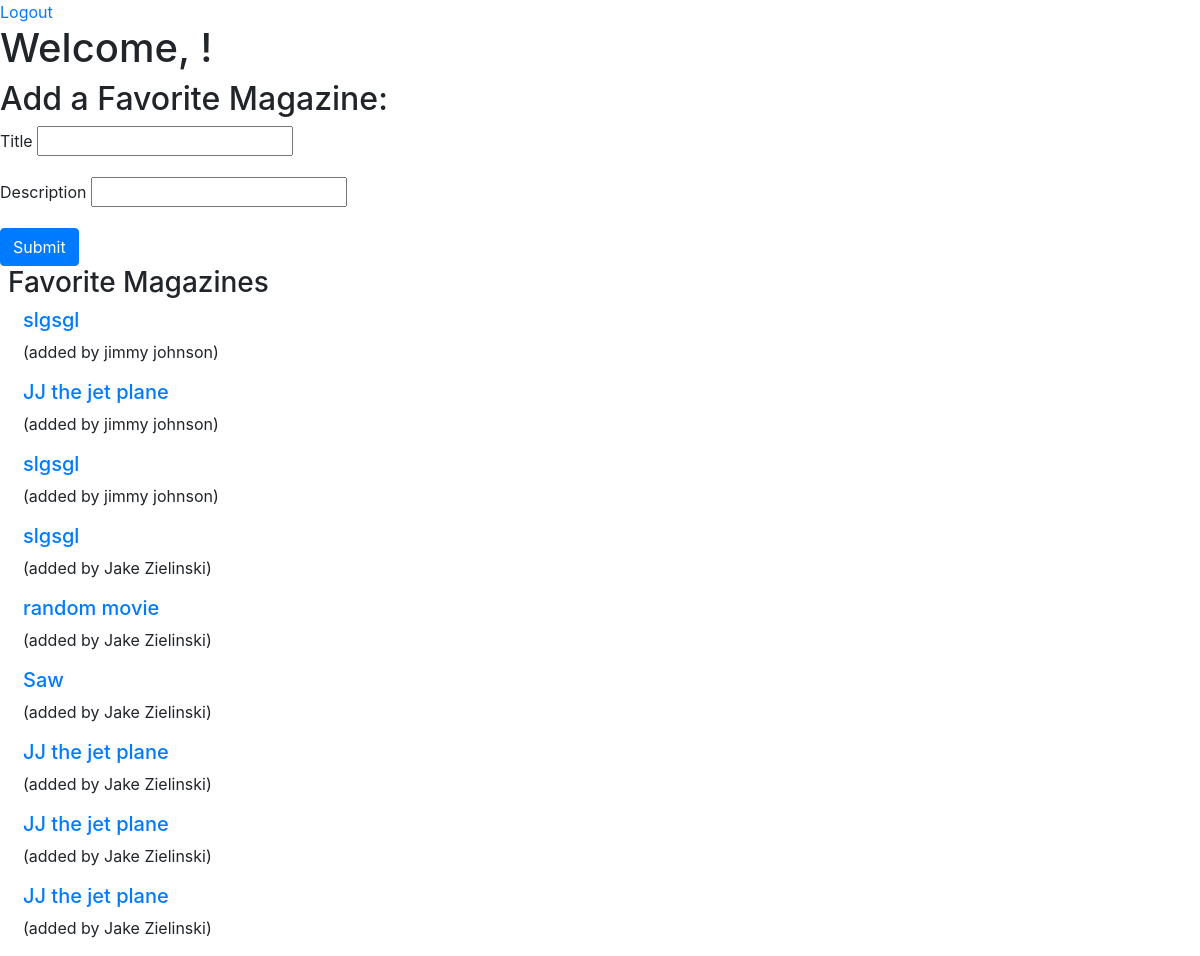
The page /magazines (signed in) on the database its author committed.
### app_three/models.py (models this page shows)
class Magazine(models.Model):
    title = models.CharField(max_length=100)
    description = models.CharField(max_length=255)
    creator = models.ForeignKey(User, related_name="has_created_magazines", on_delete=models.CASCADE)
    favorited_by = models.ManyToManyField(User, related_name="favorited_magazines")
    created_at = models.DateField(auto_now_add=True)
    updated_at = models.DateField(auto_now=True)
    objects = MagazineManager()

class User(models.Model):
    first_name = models.CharField(max_length=55)
    last_name = models.CharField(max_length=55)
    email = models.EmailField(max_length=255)
    password = models.CharField(max_length=255)
    created_at = models.DateField(auto_now_add=True)
    updated_at = models.DateField(auto_now=True)
    objects = UserManager()

### app_three/views.py (the view)
# urls.py: path('magazines', views.magazines),
def magazines(request):
    if 'user_id' not in request.session:
        return redirect('/')
    else:
        context = {
            'all_magazines': Magazine.objects.all(),
            'active_user': User.objects.get(id=request.session['user_id'])
        }
        return render(request, 'magazines.html', context)

### app_three/templates/magazines.html (shortened to what this page needs)
<!DOCTYPE html>
<html lang="en">
<head>
    <link rel="stylesheet" href="https://cdn.jsdelivr.net/npm/bootstrap@4.6.0/dist/css/bootstrap.min.css"
>
</head>
<body>
    <div class="wrapper">
        <a href="/logout">Logout</a>
        <h1> Welcome, {{ user.first_name }}! </h1>
        <h2>Add a Favorite Magazine:</h2>
        <form action="/magazines/create" method="POST">
            <div class="form-group">
                <label for="title">Title</label>
                <input type="text" name="title">
            </div>
            <div class="form-group">
                <label for="description">Description</label>
                <input type="text" name="description">
            </div>
            <button type="submit" class="btn btn-primary">Submit</button>
        </form>
    </div>
    <div class="col-6 px-2">
        <h3>Favorite Magazines</h3>
        {% for magazine in all_magazines %}
        {% if this_user not in magazine.favorited_by.all %}
        <div class="container">
            <h5><a href="/magazines/{{magazine.id}}">{{magazine.title}}</a></h5>
            <p>(added by {{magazine.creator.first_name}} {{magazine.creator.last_name}})</p>
        </div>
        {% endif %}
        {% endfor %}
    </div>
</body>
</html>

### rows shown on the page
Magazine: title "slgsgl", creator.first_name "jimmy", creator.last_name "johnson"
Magazine: title "JJ the jet plane", creator.first_name "jimmy", creator.last_name "johnson"
Magazine: title "slgsgl", creator.first_name "jimmy", creator.last_name "johnson"
Magazine: title "slgsgl", creator.first_name "Jake", creator.last_name "Zielinski"
Magazine: title "random movie", creator.first_name "Jake", creator.last_name "Zielinski"
Magazine: title "Saw", creator.first_name "Jake", creator.last_name "Zielinski"
Magazine: title "JJ the jet plane", creator.first_name "Jake", creator.last_name "Zielinski"
Magazine: title "JJ the jet plane", creator.first_name "Jake", creator.last_name "Zielinski"
Magazine: title "JJ the jet plane", creator.first_name "Jake", creator.last_name "Zielinski"
